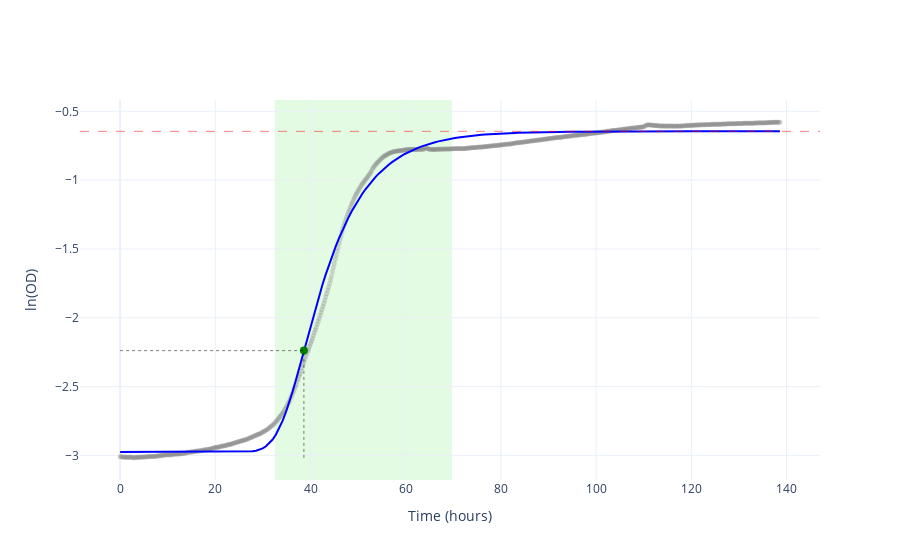

Notebook code for this chart:
### Markdown cell above
## Annotate plot with Gompertz fit

Same annotation workflow using a parametric Gompertz fit. Note that `time_umax` adds a vertical line and `od_umax` adds a horizontal line at the OD value at maximum growth rate.

### Code cell
# Fit a parametric model and extract statistics
gompertz_result = gc.parametric.fit_parametric(time, data, model_type="gompertz")
gompertz_stats = gc.utils.extract_stats_from_fit(gompertz_result, time, data)

# Example: Plot in log scale
# Scale is automatically detected - no need to specify in annotate_plot
fig_log = gc.plot.create_base_plot(time, data, scale="log")
fig_log = gc.plot.annotate_plot(
    fig_log,
    phase_boundaries=(gompertz_stats["exp_phase_start"], gompertz_stats["exp_phase_end"]),
    time_umax=gompertz_stats["time_at_umax"],
    od_umax=gompertz_stats["od_at_umax"],
    od_max=gompertz_stats["max_od"],
    umax_point=(gompertz_stats["time_at_umax"], gompertz_stats["od_at_umax"]),
    fitted_model=gompertz_result,
)

fig_log.show()

### Figure 1 — Plotly figure (JSON) as saved in the notebook; plotly's stock layout.template omitted (floating-point values rounded to 4 significant figures; data arrays with more than 128 entries replaced by an {"elided": "..."} marker saying what was removed)
{"data": [{"marker": {"color": "gray", "opacity": 0.3, "size": 5}, "mode": "markers", "name": "Data", "showlegend": false, "type": "scatter", "x": {"elided": "694 float values"}, "y": {"elided": "694 float values"}}, {"line": {"color": "blue", "width": 2}, "mode": "lines", "name": "Gompertz fit", "showlegend": false, "type": "scatter", "x": {"elided": "200 float values"}, "y": {"elided": "200 float values"}}, {"marker": {"color": "green", "size": 8, "symbol": "circle"}, "mode": "markers", "showlegend": false, "type": "scatter", "x": [38.61], "y": [-2.239]}], "layout": {"hovermode": "closest", "shapes": [{"fillcolor": "lightgreen", "layer": "below", "line": {"width": 0}, "opacity": 0.25, "type": "rect", "x0": 32.5, "x1": 69.72, "xref": "x", "y0": 0, "y1": 1, "yref": "y domain"}, {"line": {"color": "black", "dash": "dot", "width": 1}, "opacity": 0.5, "type": "line", "x0": 38.61, "x1": 38.61, "y0": -3.018, "y1": -2.239}, {"line": {"color": "black", "dash": "dot", "width": 1}, "opacity": 0.5, "type": "line", "x0": 0, "x1": 38.61, "y0": -2.239, "y1": -2.239}, {"line": {"color": "red", "dash": "dash", "width": 1}, "opacity": 0.5, "type": "line", "x0": 0, "x1": 1, "xref": "x domain", "y0": -0.6453, "y1": -0.6453, "yref": "y"}], "showlegend": false, "xaxis": {"title": {"text": "Time (hours)"}}, "yaxis": {"title": {"text": "ln(OD)"}}}}
